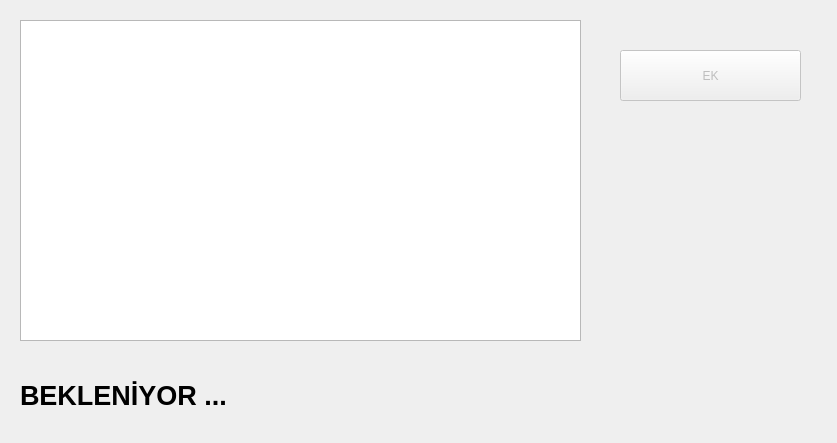
<?xml version="1.0" encoding="UTF-8"?>
<ui version="4.0">
 <class>secondRapor</class>
 <widget class="QDialog" name="secondRapor">
  <property name="geometry">
   <rect>
    <x>0</x>
    <y>0</y>
    <width>837</width>
    <height>443</height>
   </rect>
  </property>
  <property name="windowTitle">
   <string>Dialog</string>
  </property>
  <widget class="QTableView" name="ikinci_table">
   <property name="geometry">
    <rect>
     <x>20</x>
     <y>20</y>
     <width>561</width>
     <height>321</height>
    </rect>
   </property>
  </widget>
  <widget class="QLabel" name="tutar_lbl">
   <property name="geometry">
    <rect>
     <x>20</x>
     <y>370</y>
     <width>561</width>
     <height>51</height>
    </rect>
   </property>
   <property name="font">
    <font>
     <pointsize>20</pointsize>
     <bold>true</bold>
    </font>
   </property>
   <property name="text">
    <string>BEKLENİYOR ...</string>
   </property>
  </widget>
  <widget class="QPushButton" name="ek_btn">
   <property name="enabled">
    <bool>false</bool>
   </property>
   <property name="geometry">
    <rect>
     <x>620</x>
     <y>50</y>
     <width>181</width>
     <height>51</height>
    </rect>
   </property>
   <property name="text">
    <string>EK</string>
   </property>
  </widget>
 </widget>
 <resources/>
 <connections/>
</ui>
